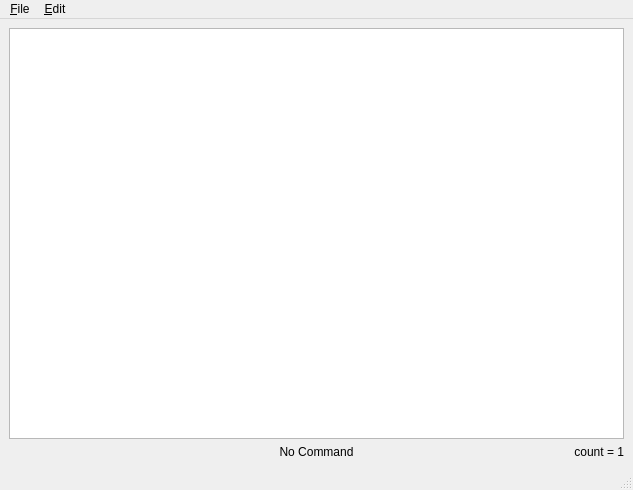
<?xml version="1.0" encoding="UTF-8"?>
<ui version="4.0">
 <class>MainWindow</class>
 <widget class="QMainWindow" name="MainWindow">
  <property name="geometry">
   <rect>
    <x>0</x>
    <y>0</y>
    <width>633</width>
    <height>490</height>
   </rect>
  </property>
  <property name="windowTitle">
   <string>MainWindow</string>
  </property>
  <widget class="QWidget" name="centralwidget">
   <layout class="QVBoxLayout" name="verticalLayout">
    <item>
     <widget class="VimTextEdit" name="editor">
      <property name="font">
       <font>
        <family>Cascadia Code</family>
        <pointsize>14</pointsize>
       </font>
      </property>
      <property name="cursorWidth">
       <number>10</number>
      </property>
     </widget>
    </item>
    <item>
     <layout class="QHBoxLayout" name="horizontalLayout">
      <item>
       <widget class="QLabel" name="mode">
        <property name="text">
         <string/>
        </property>
       </widget>
      </item>
      <item>
       <widget class="QLabel" name="command">
        <property name="text">
         <string>No Command</string>
        </property>
        <property name="alignment">
         <set>Qt::AlignmentFlag::AlignCenter</set>
        </property>
       </widget>
      </item>
      <item>
       <widget class="QLabel" name="count">
        <property name="text">
         <string>count = 1</string>
        </property>
        <property name="alignment">
         <set>Qt::AlignmentFlag::AlignRight|Qt::AlignmentFlag::AlignTrailing|Qt::AlignmentFlag::AlignVCenter</set>
        </property>
       </widget>
      </item>
     </layout>
    </item>
   </layout>
  </widget>
  <widget class="QMenuBar" name="menubar">
   <property name="geometry">
    <rect>
     <x>0</x>
     <y>0</y>
     <width>633</width>
     <height>21</height>
    </rect>
   </property>
   <widget class="QMenu" name="menuFile">
    <property name="title">
     <string>&amp;File</string>
    </property>
    <addaction name="save"/>
    <addaction name="open"/>
    <addaction name="separator"/>
    <addaction name="quit"/>
   </widget>
   <widget class="QMenu" name="menu_Edit">
    <property name="title">
     <string>&amp;Edit</string>
    </property>
    <addaction name="search"/>
   </widget>
   <addaction name="menuFile"/>
   <addaction name="menu_Edit"/>
  </widget>
  <widget class="QStatusBar" name="statusbar"/>
  <action name="save">
   <property name="text">
    <string>&amp;Save</string>
   </property>
   <property name="shortcut">
    <string>Ctrl+S</string>
   </property>
  </action>
  <action name="open">
   <property name="text">
    <string>&amp;Open</string>
   </property>
   <property name="shortcut">
    <string>Ctrl+O</string>
   </property>
  </action>
  <action name="quit">
   <property name="text">
    <string>&amp;Quit</string>
   </property>
   <property name="shortcut">
    <string>Ctrl+Q</string>
   </property>
  </action>
  <action name="search">
   <property name="text">
    <string>&amp;Search</string>
   </property>
   <property name="shortcut">
    <string>Ctrl+F</string>
   </property>
  </action>
 </widget>
 <customwidgets>
  <customwidget>
   <class>VimTextEdit</class>
   <extends>QTextEdit</extends>
   <header>vimtextedit.h</header>
  </customwidget>
 </customwidgets>
 <resources/>
 <connections/>
</ui>
